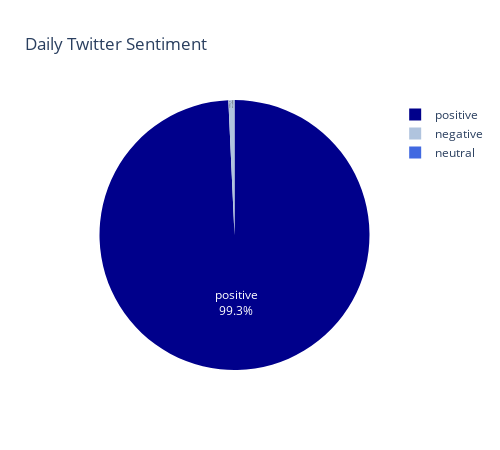

The notebook cell this image was saved under:
### Code cell
fig = px.pie(daily,values='number', names='sentiment', title='Daily Twitter Sentiment',color='sentiment',
             color_discrete_map={'positive':'darkblue',
                                 'negative':'lightsteelblue',
                                 'neutral':'royalblue',},
            width=500, height=450)
fig.update_traces(textposition='inside', textinfo='percent+label')
fig.show()

### Figure 1 — Plotly figure (JSON) as saved in the notebook; plotly's stock layout.template omitted (floating-point values rounded to 4 significant figures)
{"data": [{"customdata": [["positive"], ["negative"], ["neutral"]], "domain": {"x": [0, 1], "y": [0, 1]}, "hovertemplate": "sentiment=%{customdata[0]}<br>number=%{value}<extra></extra>", "labels": ["positive", "negative", "neutral"], "legendgroup": "", "marker": {"colors": ["darkblue", "lightsteelblue", "royalblue"]}, "name": "", "showlegend": true, "textinfo": "percent+label", "textposition": "inside", "type": "pie", "values": [3281, 24, 0]}], "layout": {"height": 450, "legend": {"tracegroupgap": 0}, "title": {"text": "Daily Twitter Sentiment"}, "width": 500}}
